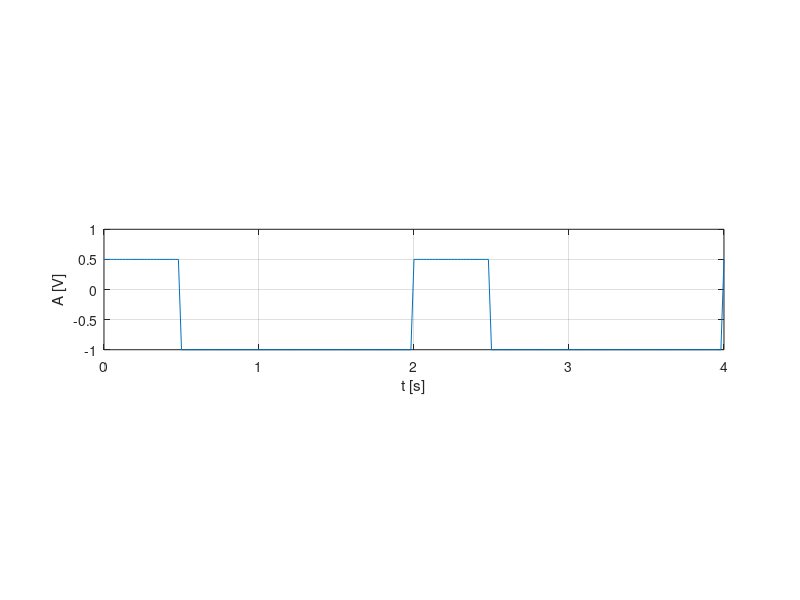

Source code (MATLAB):

t=0:0.02:4;
f=0.5;
a=2*pi*f;
duty=25;
nivel=0.25;
procent=0.75;
s=(procent*square(a*t,duty))-nivel;
subplot(3,1,2)
plot(t,s),grid,xlabel('t [s]'),ylabel('A [V]')